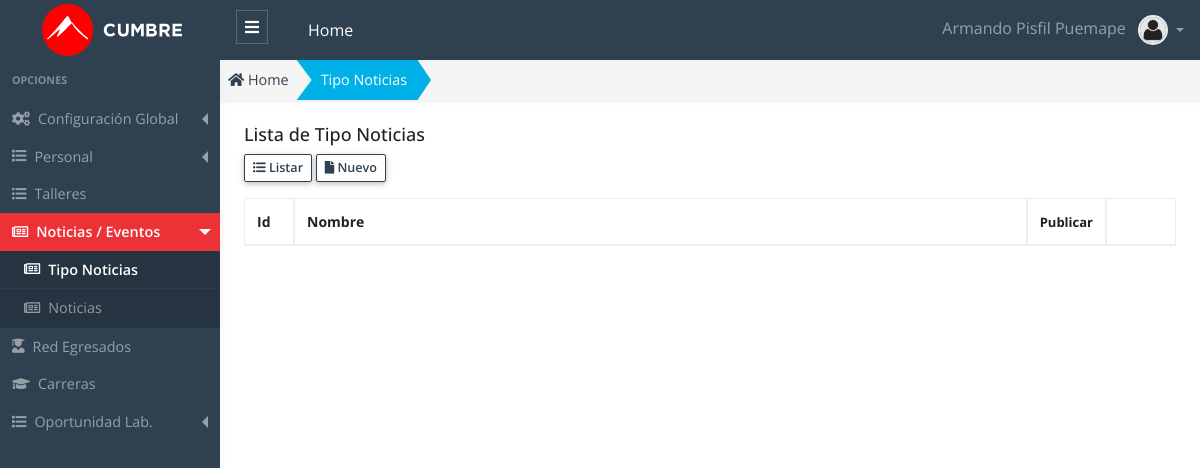
Before: /public/admin/tipo-noticia/tipo-noticia.php (signed in) with the older database file.
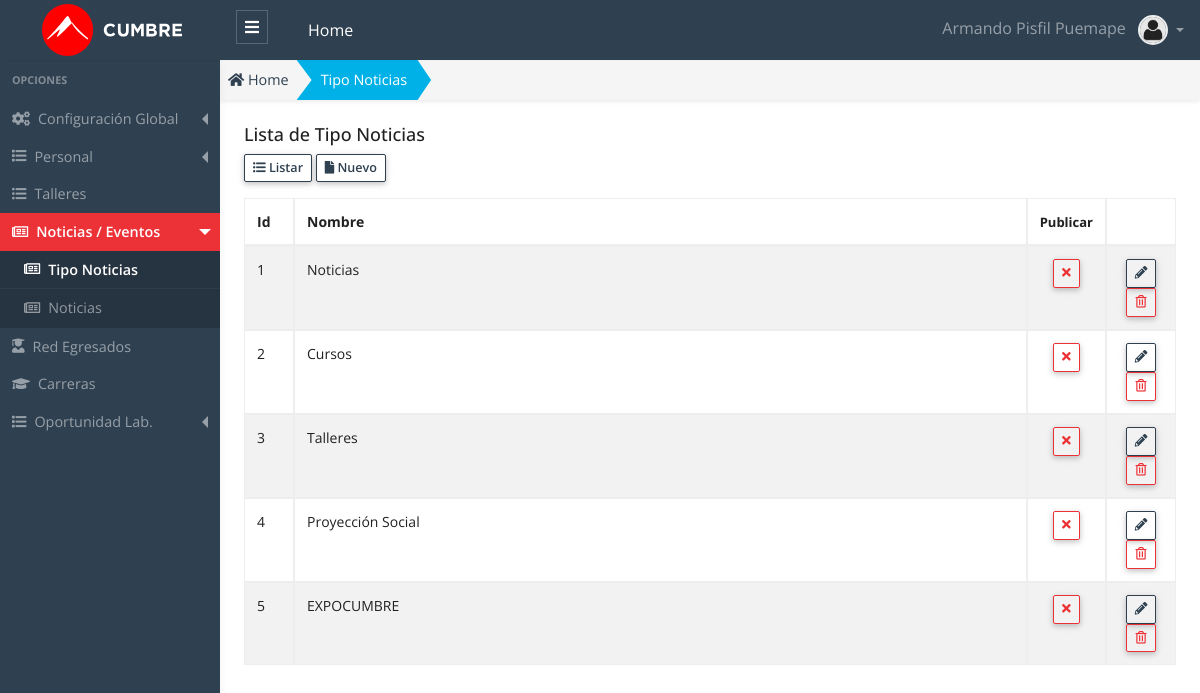
After: the same page with the newer database file.
### tables this page shows
CREATE TABLE `tipo_noticia` (
  `tipo_noticia_id` int(11) NOT NULL AUTO_INCREMENT,
  `nombre` varchar(150) NOT NULL,
  `url` varchar(255) DEFAULT '',
  `imagen` varchar(255) DEFAULT '',
  `publicar` char(1) DEFAULT 'S',
  `estado` smallint(5) unsigned NOT NULL DEFAULT '1',
  `created_up` timestamp NULL DEFAULT CURRENT_TIMESTAMP,
  PRIMARY KEY (`tipo_noticia_id`) USING BTREE
);

### public/app/database/Connection.php (called while the page is built, shortened)
<?php
Class Connection
{
  protected $db_host   = 'localhost';
  protected $db_user   = 'root';
  protected $db_pass   = '';
  protected $db_name   = 'escuelac_w_ne16';
  protected $db_port   = '3306';
  protected $db_driver = 'mysql';
  protected $query  = '';
  protected $conn   = null  ;
  private function openConnection()
  {
    $str_conn = $this->db_driver.":host=".$this->db_host.";port=".$this->db_port.";dbname=" .$this->db_name;
    $this->conn = new PDO($str_conn,$this->db_user,$this->db_pass);
    $this->conn->setAttribute(PDO::ATTR_ERRMODE, PDO::ERRMODE_EXCEPTION);
    $this->conn->query("SET NAMES 'utf8'");
    return $this->conn ;
  }
  protected function executeQuery()
  {
    $stm = $this->conn->prepare($this->query);
    $this->status = $stm->execute() ;
    if($this->status)
    {
      $column_count = $stm->columnCount() ;
      if ($column_count > 0)
      {
        $rows  = $stm->fetchAll(PDO::FETCH_ASSOC) ;
      }
    }
  }
}

### public/app/models/TipoNoticia.php (called while the page is built, shortened)
<?php
class TipoNoticia extends Connection {
  public function getAll()
  {
    try{
      $this->query = "SELECT * FROM tipo_noticia; ";
      $this->executeQuery();
      $data = $this->rows ;
      return $data;
    }catch(exception $e){
      throw new Exception($e->getMessage());
    }
  }
}

### public/app/controllers/TipoNoticiaController.php (called while the page is built, shortened)
<?php
 class TipoNoticiaController
{
  public function getAll()
  {
    try
    {
      $tipo_noticia  = new TipoNoticia();
      $data = $tipo_noticia->getAll();
      return $data ;
    }
    catch (Exception $e)
    {
      throw new Exception($e->getMessage());
    }
  }
}

### public/admin/tipo-noticia/tipo-noticia.php (the view, shortened to what this page needs)
<?php
    $tipo_noticia_controller = new TipoNoticiaController();
    $data = $tipo_noticia_controller->getAll();
    $title_page = "Tipo Noticias";
?>
<!DOCTYPE html>
<html lang="es">
<head>
  <?php
    require_once "../layout/head_links.phtml";
  ?>
</head>
<body>
  <?php require "../layout/header.phtml"; ?>
  <div class="app-wrap">
    <?php require_once "../layout/sidebar.phtml";?>
    <main role="main" class="main">
      <nav class="full-content" aria-label="breadcrumb">
        <ol class="breadcrumb breadcrumb-shape shadow-sm radius-0">
          <li class="breadcrumb-item">
            <a href="admin">
              <i class="fas fa-home"></i> Home
            </a>
          </li>
          <li class="breadcrumb-item active bg-info text-white" aria-current="page">
            <a class="link-white" href="admin/tipo-noticia/tipo-noticia.php">
              <?php echo $title_page; ?>
            </a>
          </li>
        </ol>
      </nav>
      <div class="container-full p-2 fs-x-14">
        <div class="row">
          <div class="col-12">
            <h5 class="page-header-title">Lista de <?php echo $title_page; ?> </h5>
          </div>
          <div class="col-12 mb-3">
            <a href="admin/tipo-noticia/tipo-noticia.php" class="btn btn-outline-primary btn-sm btn-bar" role="button">
              <i class="fas fa-list-ul"></i>
              Listar
            </a>
            <a href="admin/tipo-noticia/nuevo.php" class="btn btn-outline-primary btn-sm btn-bar" role="button">
              <i class="fas fa-file"></i>
              Nuevo
            </a>
          </div>
          <div class="col-12">
            <div class="table-responsive">
            <table id="dataTableList" class="table table-striped table-bordered" style="width:100%">
              <thead>
                <tr>
                  <th width="50">Id </th>
                  <th>Nombre </th>
                  <th width="50" class="fs-x-13"> Publicar </th>
                  <th width="70"></th>
                </tr>
              </thead>
              <tbody>
                <?php foreach ($data as &$row) {?>
                  <?php
                    $classBtn = "" ;
                    $title    = "" ;
                    $icon_pub = "" ;
                    if(!empty($row["publicar"])){
                      if($row["publicar"] == "S"){
                        $classBtn =  "btn-outline-danger";
                        $title = "Desactivar/Ocultar" ;
                        $icon_pub = '<i class="fas fa-times"></i>';
                      }
                      else {
                        $classBtn =  "btn-outline-success";
                        $title = "Publicar" ;
                        $icon_pub = '<i class="fas fa-check"></i>';
                      }
                    }
                    $title_estado   = "";
                    $class_estado   = "";
                    $class_disabled = "";
                    if($row["estado"] == 1)
                    {
                      $title_estado = "Eliminar" ;
                    }
                    else
                    {
                      $title_estado   = "Recuperar" ;
                      $class_estado   = "row-disabled";
                      $class_disabled = "is-disabled";
                    }
                  ?>
                <tr class="<?php echo $class_estado ;?>" >
                  <td> <?php echo $row["tipo_noticia_id"] ?> </td>
                  <td> <?php echo $row["nombre"] ?> </td>
                  <td class="text-center">
                    <button onclick="modalPublicar(<?php echo $row['tipo_noticia_id'] ?>, `<?php echo $row['nombre'] ?>` ,`<?php echo $title ?>`, `<?php echo $row['publicar'] ?>`);" class="btn btn-sm lh-1 btn-table <?php echo $classBtn.' ' .$class_disabled; ; ?> " title="<?php echo $title; ?>" >
                    <?php echo $icon_pub ;?>
                    </button>
                  </td>
                  <td class="text-center">
                    <a class="btn btn-outline-primary btn-sm lh-1 btn-table <?php echo $class_disabled ; ?>" href="admin/tipo-noticia/editar.php?id=<?php echo $row["tipo_noticia_id"] ?>" title="Editar">
                    <i class="fas fa-pencil-alt"></i>
                    </a>
                    <button class="btn btn-outline-danger btn-sm lh-1 btn-table" onclick="modalDelete(<?php echo $row["tipo_noticia_id"] ?>, `<?php echo $row['nombre'] ?>`,`<?php echo $title_estado ?>`,`<?php echo $row['estado'] ?>`);" title="<?php echo $title_estado ;?>">
                    <i class="far fa-trash-alt"></i>
                    </button>
                  </td>
                </tr>
                <?php }?>
              </tbody>
            </table>
            </div>
          </div>
        </div>
      </div>
    </main>
  </div>
  <?php require_once "../layout/datatables.phtml"?>
</body>
</html>

### public/admin/layout/head_links.phtml (shortened to what this page needs)
<?php
extract($setvar);
$path = !empty($path) ? $path : 'admin/';
?>
<link rel="stylesheet" href="https://use.fontawesome.com/releases/v5.6.3/css/all.css">
<link rel="stylesheet" href="<?php echo $path;?>css/app.admin.css">

### public/admin/layout/header.phtml (shortened to what this page needs)
<header>
  <nav data-navbar="fixed-top" class="navbar navbar-theme navbar-sidebar navbar-expand-md navbar-dark bg-primary">
    <a class="navbar-brand" href="#">
      <img class="img-fluid logo-admin" src="img/instituto-superior-de-gastronomia-cumbre-logo-white.svg" alt="">
    </a>
    <div class="collapse navbar-collapse" id="navbarSupportedContent">
      <ul class="navbar-nav mr-auto">
        <li class="nav-item d-none d-md-block">
          <a class="toggler-icon-siderbar nav-link" data-sidebar="toggle">
            <i class="fas fa-bars"></i>
          </a>
        </li>
        <li class="nav-item active">
          <a class="nav-link" href="#">Home <span class="sr-only">(current)</span></a>
        </li>
      </ul>
      <ul class="navbar-nav ml-auto">
        <li class="nav-item dropdown dropdown-user">
          <a class="nav-link dropdown-toggle" href="#" id="navbarDropdown" role="button" data-toggle="dropdown"
            aria-haspopup="true" aria-expanded="false">
            <span class="px-2"><?php echo $_SESSION['USER']['nombre'] . " " . $_SESSION['USER']['apellidos'] ?> </span>
            <span>
              <img class="img-avatar " src="./img/avatar.png" alt="User">
            </span>
          </a>
        </li>
      </ul>
    </div>
  </nav>
</header>

### public/admin/layout/sidebar.phtml (shortened to what this page needs)
<?php
$sidebar = !empty($sidebar) ? $sidebar : [];
extract($sidebar);
$sidebar_class = !empty($sidebar_class) ? $sidebar_class : "sidebar";
$sidebar_toggle = !empty($sidebar_toggle) ? $sidebar_toggle : "all";
$sidebar_active = !empty($sidebar_active) ? $sidebar_active : [0, 0];
?>
<nav class="sidebar <?php echo $sidebar_class; ?> scroll-item" data-sidebar="menu" data-menu-toggle="<?php echo $sidebar_toggle; ?>">
  <span class="heading">Opciones</span>
  <ul class="sidenav">
    <li>
      <a class="menu <?php if ($sidebar_active[0] == 1) {echo 'active';}?>" href="#" role="button">
        <i class="fas fa-cogs"></i>
        Configuración Global
      </a>
    </li>
    <li>
      <a class="menu <?php if ($sidebar_active[0] == 2) {echo 'active';}?>" href="#" role="button">
        <i class="fa fa-list"></i> Personal
      </a>
    </li>
    <li>
      <a class="<?php if ($sidebar_active[0] == 4) {echo 'active';}?>" href="admin/taller/taller.php" role="button">
        <i class="fas fa-list-ul"></i> Talleres
      </a>
    </li>
    <li>
      <a class="menu <?php if ($sidebar_active[0] == 3) {echo 'active';}?>" href="#" role="button">
        <i class="far fa-newspaper"></i>
        Noticias / Eventos
      </a>
      <ul class="menu-items">
        <li>
          <a class="<?php if ($sidebar_active[0] == 3 && $sidebar_active[1] == 1) {echo 'active';}?>" href="admin/tipo-noticia/tipo-noticia.php">
            <i class="far fa-newspaper"></i>
            Tipo Noticias
          </a>
        </li>
        <li>
          <a class="<?php if ($sidebar_active[0] == 3 && $sidebar_active[1] == 2) {echo 'active';}?>" href="admin/noticia/noticia.php">
            <i class="far fa-newspaper"></i>
            Noticias
          </a>
        </li>
      </ul>
    </li>
    <li>
      <a class="<?php if ($sidebar_active[0] == 5) {echo 'active';}?>" href="admin/red/red.php" role="button">
        <i class="fas fa-user-graduate"></i>
        Red Egresados
      </a>
    </li>
    <li>
      <a class="<?php if ($sidebar_active[0] == 6) {echo 'active';}?>" href="admin/carrera/carrera.php" role="button">
        <i class="fas fa-graduation-cap"></i>
        Carreras
      </a>
    </li>
    <li>
      <a class="menu <?php if ($sidebar_active[0] == 7) {echo 'active';}?>" href="#" role="button">
        <i class="fa fa-list"></i> Oportunidad Lab.
      </a>
    </li>
  </ul>
</nav>

### public/admin/layout/datatables.phtml (shortened to what this page needs)
<link rel="stylesheet" href="admin/plugins/datatables/css/dataTables.bootstrap4.min.css">

Changed rows visible on the page:
added tipo_noticia: tipo_noticia_id "1", nombre "Noticias", publicar "S" (drawn)
added tipo_noticia: tipo_noticia_id "2", nombre "Cursos", publicar "S" (drawn)
added tipo_noticia: tipo_noticia_id "3", nombre "Talleres", publicar "S" (drawn)
added tipo_noticia: tipo_noticia_id "4", nombre "Proyección Social", publicar "S" (drawn)
added tipo_noticia: tipo_noticia_id "5", nombre "EXPOCUMBRE", publicar "S" (drawn)
